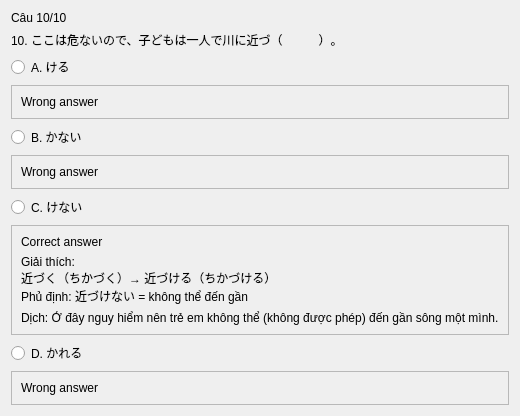
               <widget class="QWidget" name="page_8">
                <layout class="QVBoxLayout" name="verticalLayout_4">
                 <item>
                  <widget class="QLabel" name="label_56">
                   <property name="text">
                    <string>Câu 10/10</string>
                   </property>
                  </widget>
                 </item>
                 <item>
                  <widget class="QLabel" name="label_57">
                   <property name="text">
                    <string>10. ここは危ないので、子どもは一人で川に近づ（　　　）。</string>
                   </property>
                  </widget>
                 </item>
                 <item>
                  <widget class="QRadioButton" name="radioButton_29">
                   <property name="text">
                    <string>A. ける</string>
                   </property>
                  </widget>
                 </item>
                 <item>
                  <widget class="QFrame" name="frame_37">
                   <property name="frameShape">
                    <enum>QFrame::StyledPanel</enum>
                   </property>
                   <property name="frameShadow">
                    <enum>QFrame::Raised</enum>
                   </property>
                   <layout class="QVBoxLayout" name="verticalLayout_45">
                    <item>
                     <widget class="QLabel" name="label_73">
                      <property name="text">
                       <string>Wrong answer</string>
                      </property>
                     </widget>
                    </item>
                   </layout>
                  </widget>
                 </item>
                 <item>
                  <widget class="QRadioButton" name="radioButton_30">
                   <property name="text">
                    <string>B. かない</string>
                   </property>
                  </widget>
                 </item>
                 <item>
                  <widget class="QFrame" name="frame_38">
                   <property name="frameShape">
                    <enum>QFrame::StyledPanel</enum>
                   </property>
                   <property name="frameShadow">
                    <enum>QFrame::Raised</enum>
                   </property>
                   <layout class="QVBoxLayout" name="verticalLayout_44">
                    <item>
                     <widget class="QLabel" name="label_74">
                      <property name="text">
                       <string>Wrong answer</string>
                      </property>
                     </widget>
                    </item>
                   </layout>
                  </widget>
                 </item>
                 <item>
                  <widget class="QRadioButton" name="radioButton_31">
                   <property name="text">
                    <string>C. けない</string>
                   </property>
                  </widget>
                 </item>
                 <item>
                  <widget class="QFrame" name="frame_39">
                   <property name="frameShape">
                    <enum>QFrame::StyledPanel</enum>
                   </property>
                   <property name="frameShadow">
                    <enum>QFrame::Raised</enum>
                   </property>
                   <layout class="QVBoxLayout" name="verticalLayout_42">
                    <item>
                     <widget class="QLabel" name="label_70">
                      <property name="text">
                       <string>Correct answer</string>
                      </property>
                     </widget>
                    </item>
                    <item>
                     <widget class="QLabel" name="label_72">
                      <property name="text">
                       <string>Giải thích:
近づく（ちかづく）→ 近づける（ちかづける）
Phủ định: 近づけない = không thể đến gần</string>
                      </property>
                     </widget>
                    </item>
                    <item>
                     <widget class="QLabel" name="label_71">
                      <property name="text">
                       <string>Dịch: Ở đây nguy hiểm nên trẻ em không thể (không được phép) đến gần sông một mình.</string>
                      </property>
                     </widget>
                    </item>
                   </layout>
                  </widget>
                 </item>
                 <item>
                  <widget class="QRadioButton" name="radioButton_32">
                   <property name="text">
                    <string>D. かれる</string>
                   </property>
                  </widget>
                 </item>
                 <item>
                  <widget class="QFrame" name="frame_40">
                   <property name="frameShape">
                    <enum>QFrame::StyledPanel</enum>
                   </property>
                   <property name="frameShadow">
                    <enum>QFrame::Raised</enum>
                   </property>
                   <layout class="QVBoxLayout" name="verticalLayout_43">
                    <item>
                     <widget class="QLabel" name="label_75">
                      <property name="text">
                       <string>Wrong answer</string>
                      </property>
                     </widget>
                    </item>
                   </layout>
                  </widget>
                 </item>
                </layout>
               </widget>
